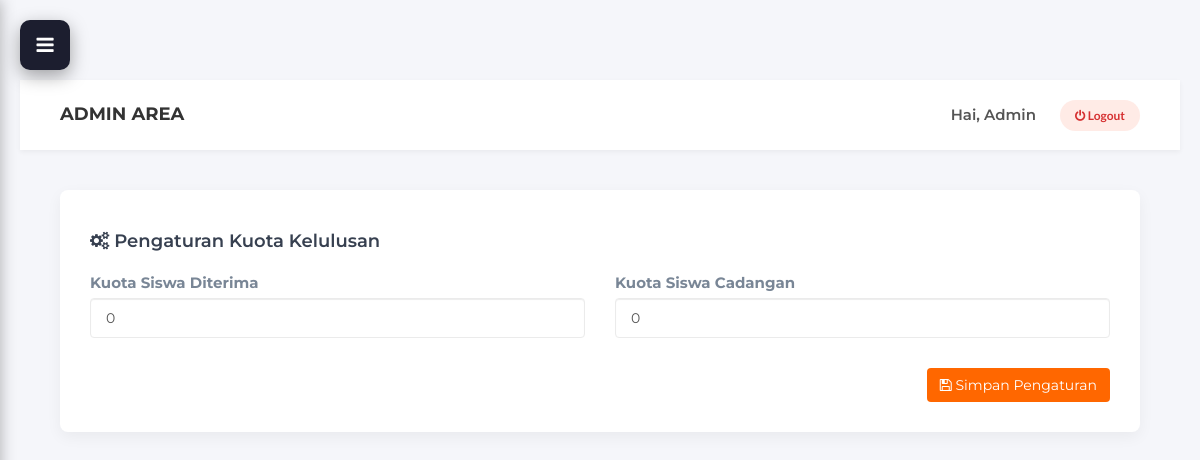
The app's page /admin/kelulusan.php, older data.
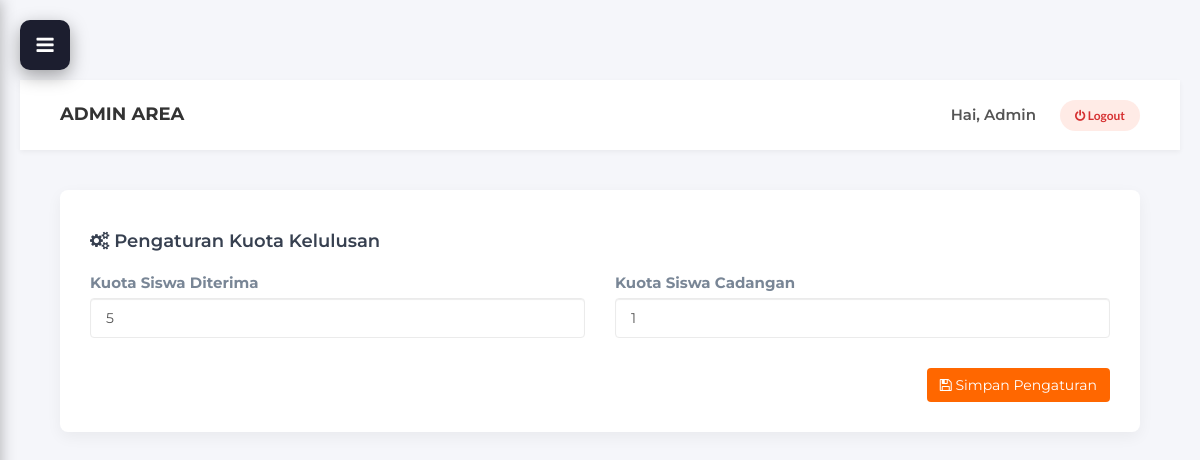
The same page, newer data.
### tables this page shows
CREATE TABLE `setting_ppdb` (
  `id` int NOT NULL,
  `nama_setting` varchar(50) NOT NULL,
  `nilai` int NOT NULL
);

### controllers/AdminKelulusanController.php (called while the page is built, shortened)
<?php
require_once '../models/SawModel.php';
class AdminKelulusanController {
    public $model;
    public function __construct() {
        $this->model = new SawModel();
    }
   public function index() {
    $model = $this->model;
    require_once '../views/admin/kelulusan.php';
}
}

### models/SawModel.php (called while the page is built, shortened)
<?php
require_once 'Database.php';
class SawModel extends Database {
    public function getSetting($nama) {
        $sql = "SELECT nilai FROM setting_ppdb WHERE nama_setting = '$nama'";
        $res = $this->query($sql);
        $row = mysqli_fetch_assoc($res);
        return $row ? (int)$row['nilai'] : 0;
    }
}
?>

### models/Database.php (called while the page is built, shortened)
<?php
require_once __DIR__ . '/../Koneksi Database/koneksi.php';
class Database {
    protected $koneksi;
    public function __construct() {
        global $koneksi;
        $this->koneksi = $koneksi;
    }
    public function query($sql) {
        return mysqli_query($this->koneksi, $sql);
    }
}
?>

### views/admin/kelulusan.php (the view, shortened to what this page needs)
<div class="card-box">
    <h4 style="margin-bottom: 20px;"><i class="fa fa-cogs"></i> Pengaturan Kuota Kelulusan</h4>
    <form action="kelulusan.php?aksi=simpan" method="POST">
        <div class="row">
            <div class="col-md-6">
                <div class="form-group">
                    <label>Kuota Siswa Diterima</label>
                    <input type="number" name="kuota_diterima" class="form-control"
                           value="<?= $model->getSetting('kuota_diterima'); ?>"
                           min="0" required>
                </div>
            </div>
            <div class="col-md-6">
                <div class="form-group">
                    <label>Kuota Siswa Cadangan</label>
                    <input type="number" name="kuota_cadangan" class="form-control"
                           value="<?= $model->getSetting('kuota_cadangan'); ?>"
                           min="0" required>
                </div>
            </div>
        </div>
        <div class="row" style="margin-top: 15px;">
            <div class="col-md-12 text-right">
                <button type="submit" name="simpan" class="btn btn-orange">
                    <i class="fa fa-save"></i> Simpan Pengaturan
                </button>
            </div>
        </div>
    </form>
</div>

Row changes from the older to the newer data that the page shows:
added setting_ppdb: kuota_diterima "5"
added setting_ppdb: kuota_cadangan "1"
Text that changed along with them:
form field kuota_diterima: "0" → (not shown)
form field kuota_cadangan: "0" → (not shown)
